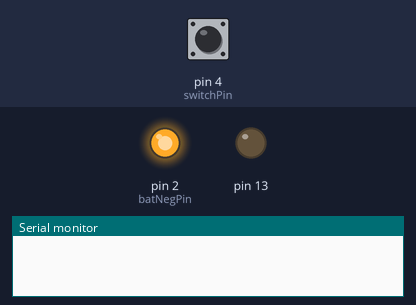
The sketch below on a simulated Arduino Uno, built with avr-gcc and run on an emulated ATmega328P. Shown: output pins drawn as LEDs (lit = HIGH), the last lines printed to the serial monitor. The test bench sets the inputs (shaded band); at power-on: pin 4 (switchPin) LOW.

Above: at 1.2 s.
1.3 s: pin 4 (switchPin) pulled HIGH for 0.15 s
At 2.5 s:
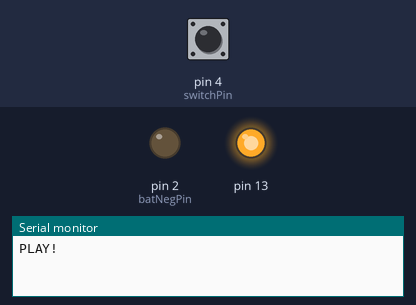
4.4 s: pin 4 (switchPin) pulled HIGH for 1 s
At 8.1 s:
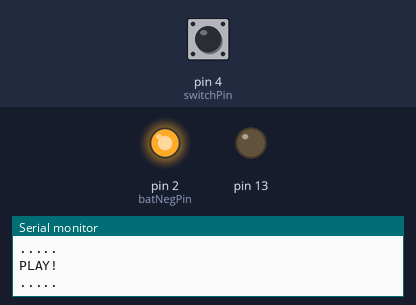
8.4 s: pin 4 (switchPin) pulled HIGH for 3.2 s
At 9.2 s:
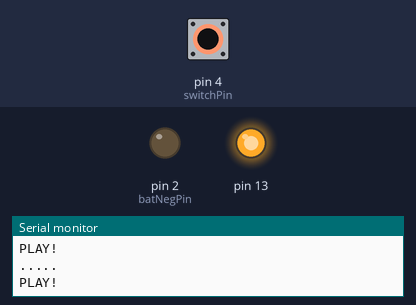
Timing chart, 0 to 13.1 s (numbered marks = the images above; inputs shaded):
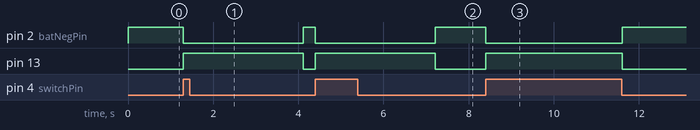

The sketch:

fuelboxmp3.ino
```cpp
/* TODO
 *
 *
 * digikey: Web ID 49336054, Access ID 47942
 * Reed switch (digikey)
 * CUI inc speaker (digikey)
 * 3.7v LiPo x2 (all-battery.com)
 * IR switch pair
 * arduino sleep mode
 */

/*
 * Push button     http://arduino.cc/en/Tutorial/ButtonStateChange
 * Capitive Sense  http://playground.arduino.cc/Main/CapacitiveSensor
 * Photo Resistor  http://playground.arduino.cc/Learning/PhotoResistor
 */

#include <CapacitiveSensor.h>

const int batNegPin  = 2;
const int switchPin = 4;
const int lightPin  = A3;

const int thresholdCap   = 100;
const int thresholdLight = 200;
const int musicDuration  = 2000;

// send pin = 6, sensor pin = 9
CapacitiveSensor capSensor = CapacitiveSensor(6,9);
bool shouldPlay     = false;
bool lastShouldPlay = false;

void setup()
{
  pinMode(batNegPin, OUTPUT);
  pinMode(switchPin, INPUT);
  pinMode(13, OUTPUT);
  digitalWrite(batNegPin, HIGH);
  Serial.begin(9600);
}

void loop()
{
  ////////////////// 1. Switch //////////////////
  int switchVal = digitalRead(switchPin);

  ////////////////// 2. Capacitive Sensor //////////////////
//  int capVal = capSensor.capacitiveSensor(10);
//
//  Serial.print("touch:\t");
//  Serial.println(capVal);

  ////////////////// 3. Light Sensor //////////////////
//
//  int lightVal = analogRead(lightPin);
//  Serial.print("light:\t");
//  Serial.println(lightVal);

  ////////////////// 4. Logic //////////////////
//  if (switchVal == HIGH || capVal > thresholdCap || lightVal > thresholdLight) {
  if (switchVal == HIGH) {
    shouldPlay = true;
  }
  else {
    shouldPlay = false;
  }

  if (shouldPlay != lastShouldPlay) {
    if (shouldPlay == HIGH) {
      digitalWrite(batNegPin, LOW);
      digitalWrite(13, HIGH);
      Serial.println("PLAY!");
      delay(musicDuration + 800);
    }
    else {
      digitalWrite(batNegPin, HIGH);
      digitalWrite(13, LOW);
      Serial.println(".....");
    }
  }

  lastShouldPlay = shouldPlay;

  delay(10);
}
```

Measured:
- after the input at 1.3 s, pin 2 (batNegPin): HIGH → LOW at once, → HIGH 2.8 s later; pin 13: LOW → HIGH at once, → LOW 2.8 s later
- after the input at 4.4 s, pin 2 (batNegPin): HIGH → LOW at once, → HIGH 2.8 s later; pin 13: LOW → HIGH at once, → LOW 2.8 s later
- after the input at 8.4 s, pin 2 (batNegPin): HIGH → LOW at once, → HIGH 3.2 s later; pin 13: LOW → HIGH at once, → LOW 3.2 s later
